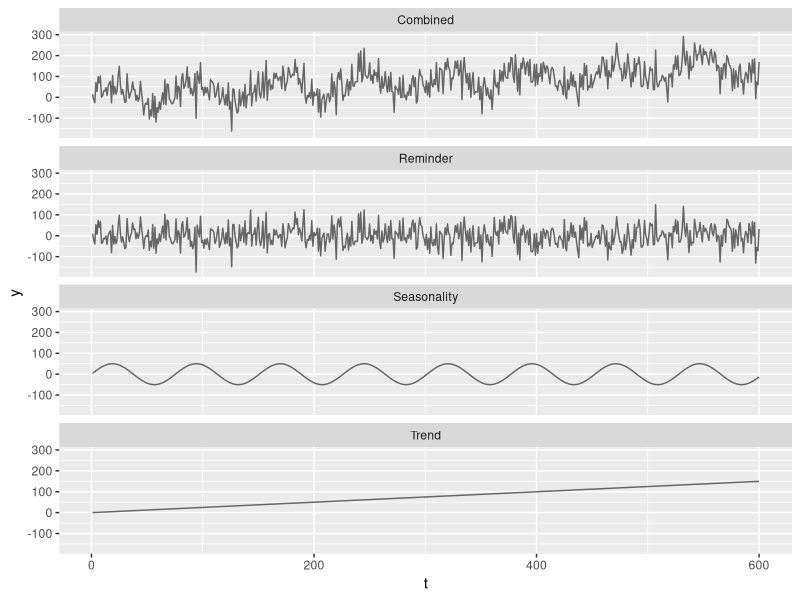
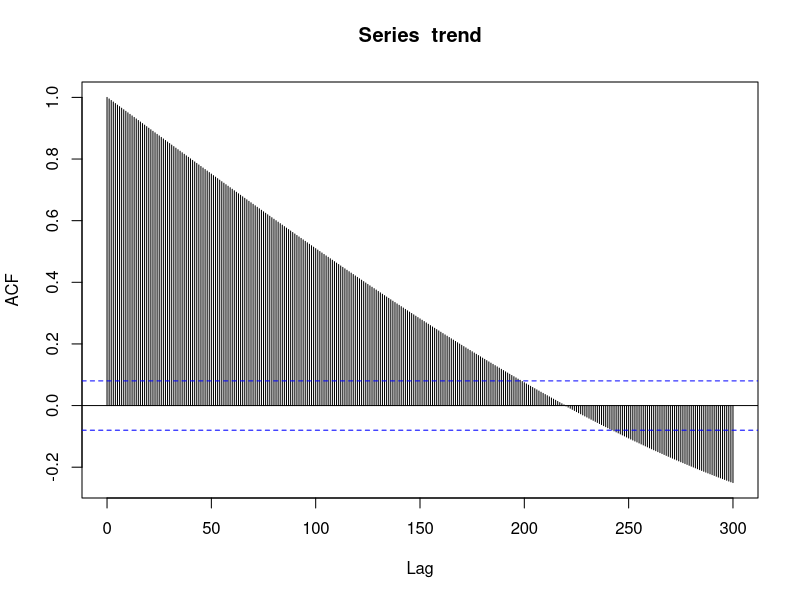
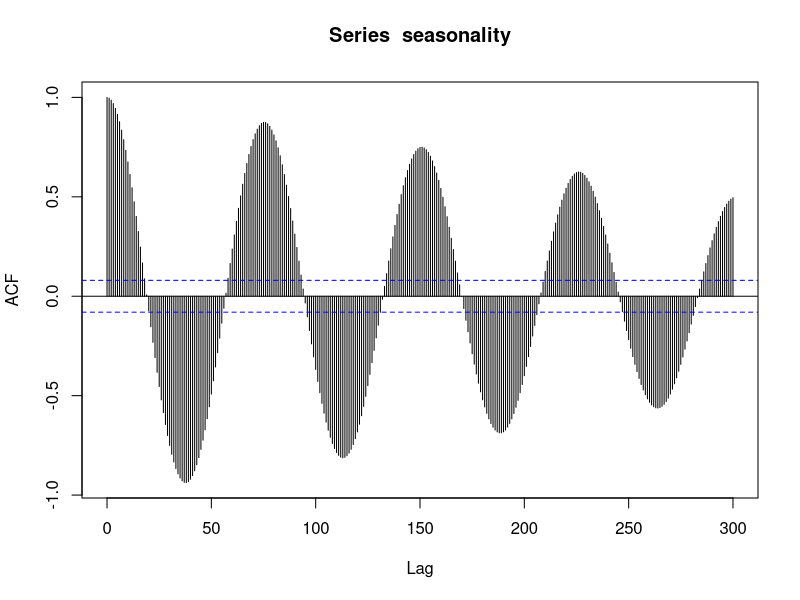
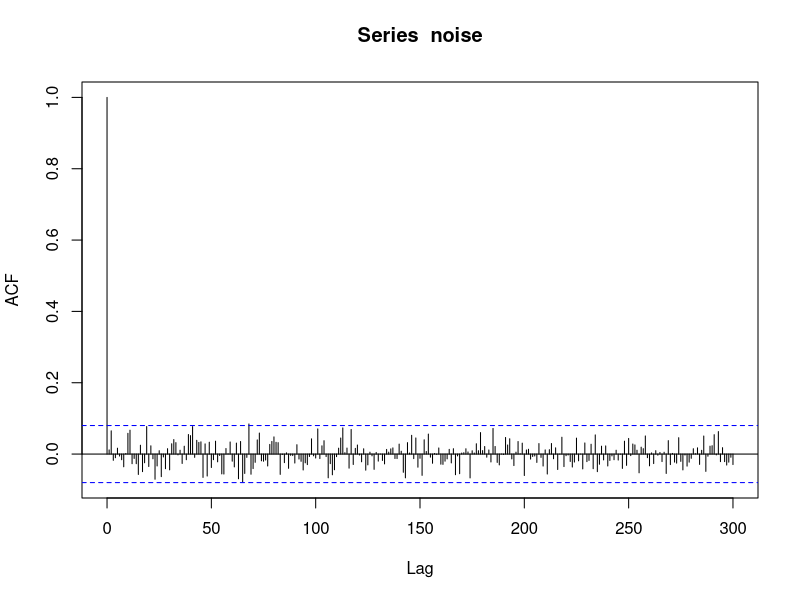
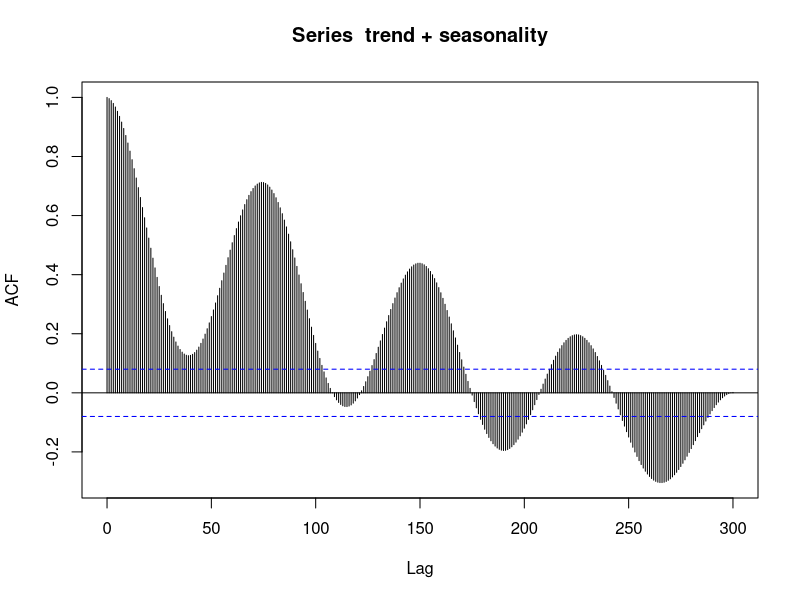
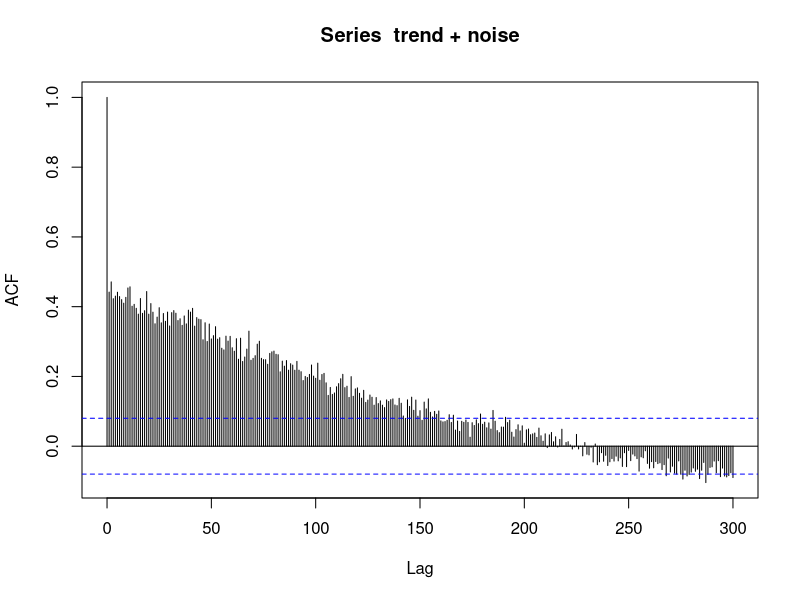
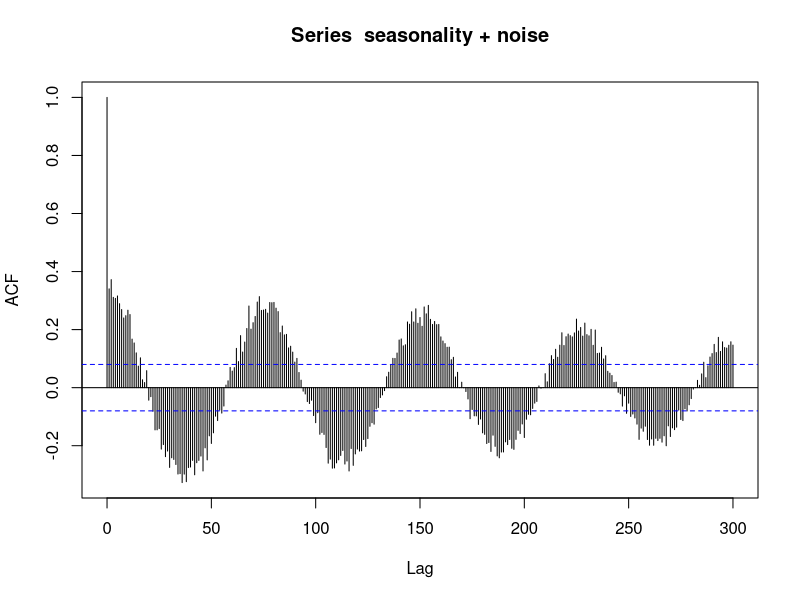
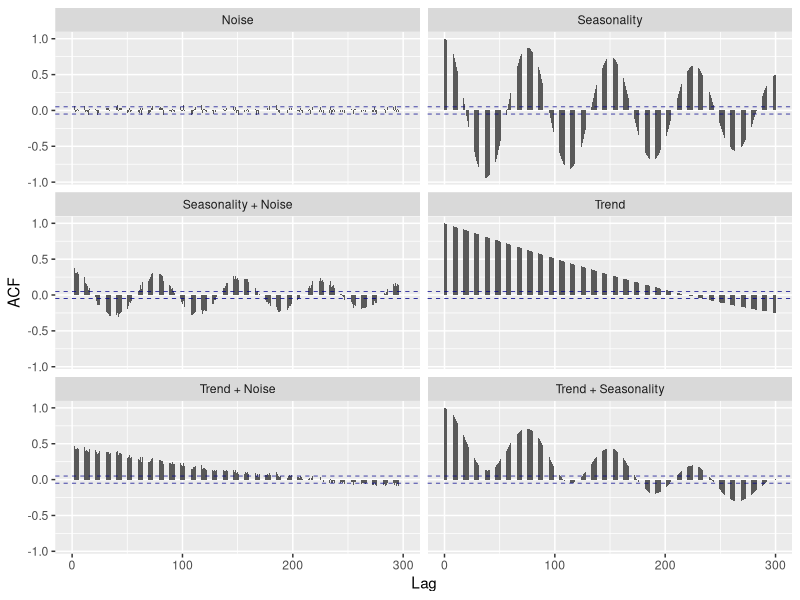

R code for these plots, in order:
# libraries --------------------------------------------------------------------
library(ggplot2)
library(tidyverse)


# generate data ----------------------------------------------------------------
# 50 years of monthly data
n <- 50*12

# data frame
df <- data.frame(t=numeric(), y=numeric(), type=character())

# timepoints
t <- 1:n

# trend
trend <- t * 0.25
df <- df %>% add_row(data.frame(t=t, y=trend, type="Trend"))

# seasonality
seasonality <- sin(t/12) * 50
df <- df %>% add_row(data.frame(t=t, y=seasonality, type="Seasonality"))

# reminder
noise <- rnorm(n, 0, 50)
df <- df %>% add_row(data.frame(t=t, y=noise, type="Reminder"))

# merge 
df <- df %>% add_row(data.frame(t=t,
                                y=trend + seasonality + noise,
                                type="Combined"))

# plot
ggplot(df, aes(x=t, y=y)) +
  geom_line(color="grey40") +
  facet_wrap( ~ type, ncol=1)


# acf --------------------------------------------------------------------------
df_acf <- data.frame(Lag=numeric(), ACF=numeric(), type=character())

acf <- acf(trend, lag.max = 300)
df_acf <- df_acf %>% add_row(data.frame(Lag=acf$lag, ACF=acf$acf, type="Trend"))

acf <- acf(seasonality, lag.max = 300)
df_acf <- df_acf %>% add_row(data.frame(Lag=acf$lag, ACF=acf$acf, type="Seasonality"))

acf <- acf(noise, lag.max = 300)
df_acf <- df_acf %>% add_row(data.frame(Lag=acf$lag, ACF=acf$acf, type="Noise"))

acf <- acf(trend + seasonality, lag.max = 300)
df_acf <- df_acf %>% add_row(data.frame(Lag=acf$lag, ACF=acf$acf, type="Trend + Seasonality"))

acf <- acf(trend + noise, lag.max = 300)
df_acf <- df_acf %>% add_row(data.frame(Lag=acf$lag, ACF=acf$acf, type="Trend + Noise"))

acf <- acf(seasonality + noise, lag.max = 300)
df_acf <- df_acf %>% add_row(data.frame(Lag=acf$lag, ACF=acf$acf, type="Seasonality + Noise"))

# plot
ggplot(df_acf, aes(x=Lag, y=ACF)) +
  geom_bar(stat="identity", width = 0.5) +
  geom_hline(yintercept=c(-0.05, 0.05), size=0.25, color="blue4", linetype="dashed") +
  facet_wrap( ~ type, ncol=2)
